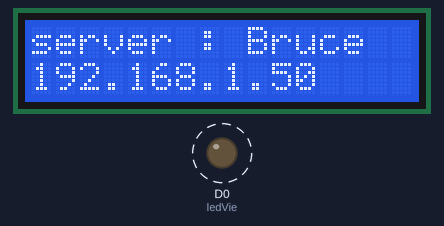
Bench run of a sketch on a simulated ESP8266 (NodeMCU). Parts: 16×2 character LCD, output pins drawn as LEDs (lit = HIGH). Dashed ring = blinking. WiFi joins after 1.5 s; servers stay silent unless stated; what the sketch prints to the serial monitor is not drawn.

Above: at 1.65 s.
Timing chart, 0 to 40.0 s (numbered marks = the images above):
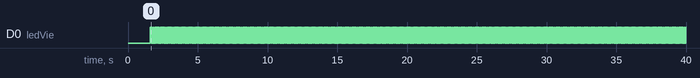

Measured:
- by itself, D0 (ledVie): alternates HIGH for 0.05 s and LOW for 0.05 s

The sketch:

BasicWebServer.ino
```cpp
#include <ESP8266WiFi.h>
#include <WiFiClient.h>
#include <ESP8266WebServer.h>
#include <ESP8266mDNS.h>
#include <Wire.h>
#include <LiquidCrystal_I2C.h>

#define ledVie D0
#define button D5

#ifndef STASSID
#define STASSID "tp5&6"
#define STAPSK  "geii2021"
#endif

const char* ssid = STASSID;
const char* password = STAPSK;
bool stateButton;

ESP8266WebServer server(80);
LiquidCrystal_I2C lcd(0x27, 16, 2);


/////////////////////////////// 200 OK //////////////////////////////////////////
void handleRoot()
{
    String message = "<html> <head> <title> Hello World </title> <meta http-equiv=\"refresh\" content=\"5\" > </head>";
    stateButton = digitalRead(button);
    if(stateButton)
    {
      message += "<body> <center> <h1> Switch On </h1> </center> </body> </html> ";
    }
    else
    {
      message += "<body> <center> <h1> Switch Off </h1> </center> </body> </html> ";
    }
    server.send(200, "text/html",message);
}

/////////////////////////////////// Error 404 //////////////////////////////////
void handleNotFound()
{
  String message = "<html> <body> <center> <h1> 404 : Not found </h1> </center> </body> </html>";
  server.send(404, "text/html",message);
}

//////////////////////////////// setup ////////////////////////////////////////
void setup(void)
{
  //--------------------------- GPIO LCD SERIAL ------------------------------
  pinMode(ledVie, OUTPUT);  // Initialize the LED_BUILTIN pin as an output
  pinMode(D5, OUTPUT);
  pinMode(button, INPUT);
  lcd.begin();
  lcd.backlight();
  Serial.begin(115200);

 //----------------------- WIFI connexion -----------------------------------
  WiFi.mode(WIFI_STA);
  WiFi.begin(ssid, password);
  Serial.println("");

  int i=0;
  // Wait for connection
  while (WiFi.status() != WL_CONNECTED) {
    delay(500);
    Serial.print(".");
    lcd.setCursor(10,1);

    switch(i%3) { case 0: lcd.print("|"); break;
                  case 1: lcd.print("/"); break;
                  case 2: lcd.print("-");
              }
     i++;
  }
  Serial.println("");
  Serial.print("Connected to ");
  Serial.println(ssid);
  Serial.print("IP address: ");
  Serial.println(WiFi.localIP());

  if (MDNS.begin("bruce")) {
    Serial.println("MDNS responder started");
  }
 //--------------------- server configuratiuon -------------------------------
  server.on("/", handleRoot);
  server.onNotFound(handleNotFound);
  server.begin();
  Serial.println("HTTP server started");

  lcd.setCursor(0,0);
  lcd.print("server : Bruce");
  lcd.setCursor(0,1);
  lcd.print(WiFi.localIP());
 }

//////////////////////////// loop ///////////////////////////////////////
unsigned long current1, current2, previous1=0, previous2=0;
bool state=0;
void loop(void)
{
  digitalWrite(ledVie, HIGH);
  delay(50);
  server.handleClient();
  MDNS.update();
  digitalWrite(ledVie, LOW);
  delay(50);
}
```
